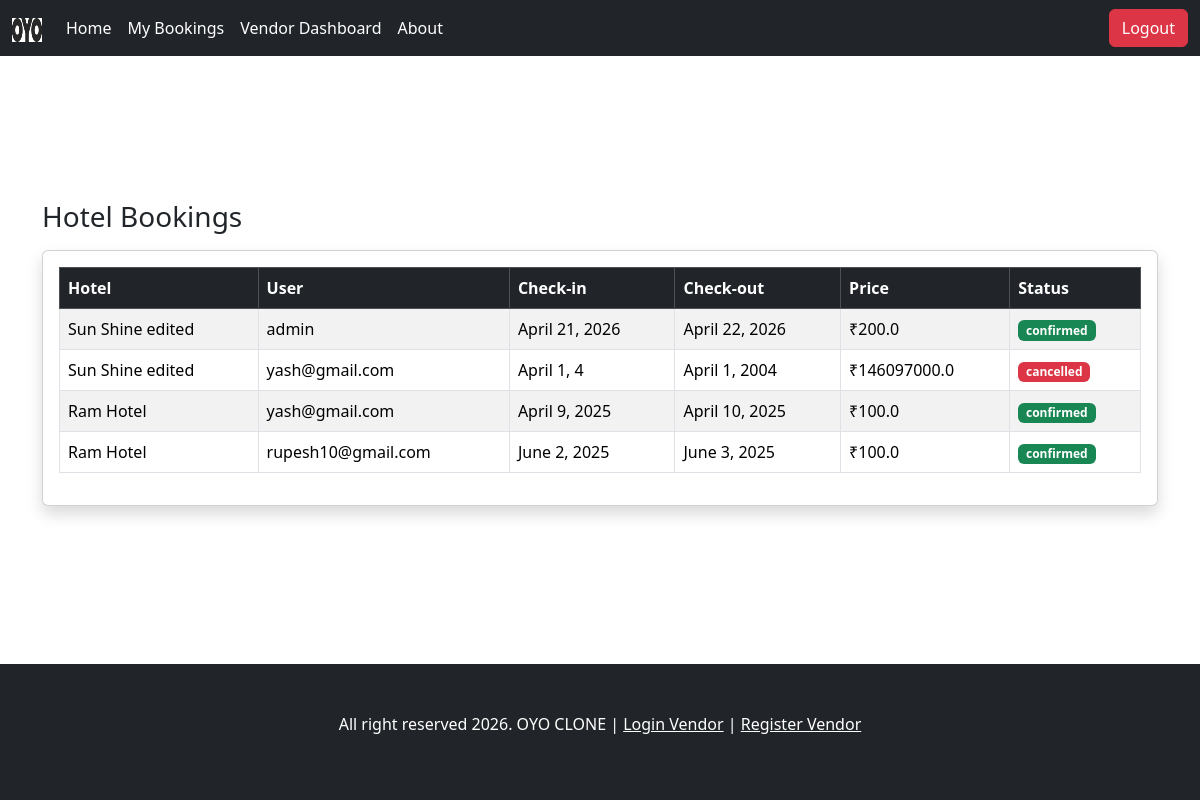
Screenshot of /account/hotel-bookings/ (signed in) with the database file from the repository.
### accounts/models.py (models this page shows, shortened)
class HotelBooking(models.Model):
    hotel=models.ForeignKey(Hotel, on_delete=models.CASCADE, related_name='bookings')
    booking_user=models.ForeignKey(User, on_delete=models.CASCADE)
    booking_start_date=models.DateField()
    booking_end_date=models.DateField()
    price=models.FloatField()
    STATUS_CHOICES = [
    ('pending', 'Pending'),
    ('confirmed', 'Confirmed'),
    ('cancelled', 'Cancelled'),
]
    booking_status = models.CharField(
        max_length=20,
        choices=STATUS_CHOICES,
        default='pending')
    created_at=models.DateTimeField(auto_now_add=True)
    class Meta:
        db_table = 'hotel_booking'
        verbose_name = 'Hotel Booking'

class Hotel(models.Model):
    hotel_name=models.CharField(max_length=1000)
    hotel_image=models.ImageField(upload_to='hotels', null=True, blank=True)
    hotel_description=models.TextField()
    hotel_location=models.CharField(max_length=1000)
    hotel_price=models.FloatField()
    hotel_ameneties=models.ManyToManyField(Ameneties)
    hotel_slug=models.SlugField(max_length=1000, unique=True)
    hotel_owner=models.ForeignKey(HotelVendor, on_delete=models.CASCADE)
    hotel_offer_price=models.FloatField(null=True, blank=True)
    is_available=models.BooleanField(default=True)
    class Meta:
        db_table = 'hotel'
        verbose_name = 'Hotel'

### accounts/views.py (the view)
# urls.py: path('hotel-bookings/', views.hotel_bookings, name='hotel_bookings'),
@login_required(login_url='vendor_login')
def hotel_bookings(request):
    bookings = HotelBooking.objects.filter(hotel__hotel_owner=request.user)
    return render(request, 'vendor/hotel_bookings.html', {'bookings': bookings})

### accounts/templates/vendor/hotel_bookings.html (shortened to what this page needs)
{% extends 'utils/vendor_base.html' %}
{% block content %}
<div class="container mt-5 pt-5">
<h3 class="mt-5 mb-3">Hotel Bookings</h3>
    <div class="card shadow">
        <div class="card-body">
            <table class="table table-bordered table-striped">
                <thead class="table-dark">
                    <tr>
                        <th>Hotel</th>
                        <th>User</th>
                        <th>Check-in</th>
                        <th>Check-out</th>
                        <th>Price</th>
                        <th>Status</th>
                    </tr>
                </thead>
                <tbody>
                    {% for booking in bookings %}
                    <tr>
                        <td>{{ booking.hotel.hotel_name }}</td>
                        <td>{{ booking.booking_user }}</td>
                        <td>{{ booking.booking_start_date }}</td>
                        <td>{{ booking.booking_end_date }}</td>
                        <td>₹{{ booking.price }}</td>
                        <td>
                            {% if booking.booking_status == "confirmed" %}
                            <span class="badge bg-success">
                                {{ booking.booking_status }}
                            </span>
                            {% elif booking.booking_status == "cancelled" %}
                            <span class="badge bg-danger">
                                {{ booking.booking_status }}
                            </span>
                            {% else %}
                            <span class="badge bg-warning">
                                {{ booking.booking_status }}
                            </span>
                            {% endif %}
                        </td>
                    </tr>
                    {% empty %}
                    <tr>
                        <td colspan="6" class="text-center">
                            No bookings found
                        </td>
                    </tr>
                    {% endfor %}
                </tbody>
            </table>
        </div>
    </div>
</div>
{% endblock %}

### rows the page displays
HotelBooking: hotel.hotel_name "Sun Shine edited", booking_user "admin", booking_start_date "April 21, 2026", booking_end_date "April 22, 2026", price "200.0", booking_status "confirmed"
HotelBooking: hotel.hotel_name "Sun Shine edited", booking_user "yash@gmail.com", booking_start_date "April 1, 4", booking_end_date "April 1, 2004", price "146097000.0", booking_status "cancelled"
HotelBooking: hotel.hotel_name "Ram Hotel", booking_user "yash@gmail.com", booking_start_date "April 9, 2025", booking_end_date "April 10, 2025", price "100.0", booking_status "confirmed"
HotelBooking: hotel.hotel_name "Ram Hotel", booking_user "rupesh10@gmail.com", booking_start_date "June 2, 2025", booking_end_date "June 3, 2025", price "100.0", booking_status "confirmed"
